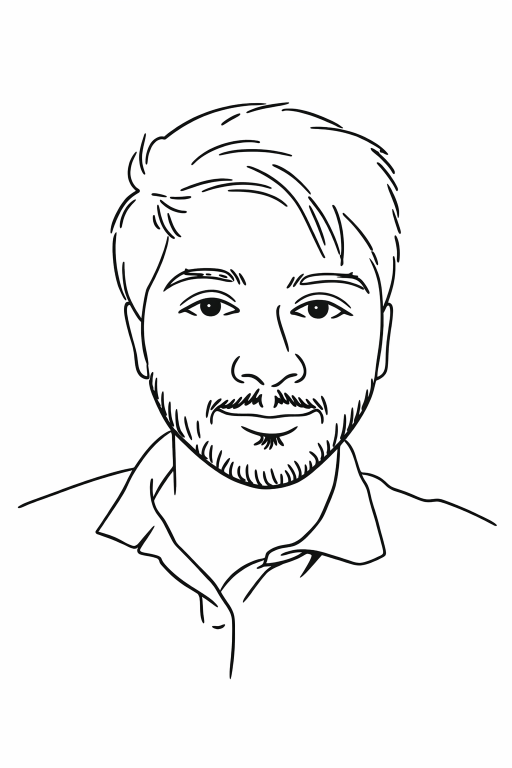
#> input picture Dobot Drawing/images/AI/Generated/Promt2_AI_portrait.png, 1024 x 1536 px (shown at 1/2 size)
$ python image_to_json_latest_v1.py
#> lines starting #> are read from the running program, lines starting #| are printed output that depends on the picture; after the words box and inside, x2 and y2 are one past the last pixel; in counts of white or black regions, pixels touching at a corner belong together
import cv2
import numpy as np
import json
import math
import os
from scipy.interpolate import splprep, splev


class ImageToSmoothPath:
    def __init__(
        self,
        image_path,
        output_width=100.0,
        output_height=100.0,
        # TUNING FOR V5
        stitch_threshold_mm=1.0,  # Strict stitching to prevent jumping across the face
        smoothing_factor=0.2,     # VERY LOW (0.2) to keep sharp details in eyes/mouth
        sample_density_mm=1.2,    # High resolution
        min_path_len_mm=2.0       # Keep small nose/eye details
    ):
        self.image_path = image_path
        self.output_width = output_width
        self.output_height = output_height
        self.stitch_threshold_mm = stitch_threshold_mm
        self.smoothing_factor = smoothing_factor
        self.sample_density_mm = sample_density_mm
        self.min_path_len_mm = min_path_len_mm

        self.img_height = 0
        self.img_width = 0

    # =========================================================
    # 1. HIGH-RES SKELETONIZATION
    # =========================================================

    def load_and_skeletonize(self):
        if not os.path.exists(self.image_path):
            raise FileNotFoundError(f"Image not found: {self.image_path}")

        img = cv2.imread(self.image_path, cv2.IMREAD_GRAYSCALE)
        if img is None:
            raise ValueError("Could not load image.")

        # CHANGE 1: Upscale 4x (Was 2x)
        # This makes the facial features "huge" so they don't merge when we thicken lines.
        scale_factor = 4
        img = cv2.resize(img, None, fx=scale_factor, fy=scale_factor, interpolation=cv2.INTER_CUBIC)

        _, binary = cv2.threshold(img, 127, 255, cv2.THRESH_BINARY_INV)

        # CHANGE 2: Conservative Dilation
        # We use a 3x3 kernel on a 4x image. This is effectively a "finer pen."
        kernel = cv2.getStructuringElement(cv2.MORPH_ELLIPSE, (3, 3))
        binary = cv2.dilate(binary, kernel, iterations=1)

        # Close gaps (Morphological Closing) - helps with dashed lines
        binary = cv2.morphologyEx(binary, cv2.MORPH_CLOSE, kernel)
        self.img_height, self.img_width = binary.shape

        # Standard Skeletonization
        skeleton = np.zeros(binary.shape, np.uint8)
        element = cv2.getStructuringElement(cv2.MORPH_CROSS, (3, 3))

        while True:
            open_img = cv2.morphologyEx(binary, cv2.MORPH_OPEN, element)
            temp = cv2.subtract(binary, open_img)
            eroded = cv2.erode(binary, element)
            skeleton = cv2.bitwise_or(skeleton, temp)
            binary = eroded.copy()
            if cv2.countNonZero(binary) == 0:
                break

        return skeleton

    # =========================================================
    # 2. TRACE (Standard)
    # =========================================================
    def trace_skeleton(self, skeleton):
        paths = []
        skel_pad = np.pad(skeleton, 1, mode='constant', constant_values=0)

        H, W = skel_pad.shape

        while True:
            # Find one remaining non-zero pixel without allocating all coordinates
            flat_idx = int(np.argmax(skel_pad))
            if skel_pad.flat[flat_idx] == 0:
                break  # no pixels left

            cy, cx = np.unravel_index(flat_idx, (H, W))

            path = []
            skel_pad[cy, cx] = 0
            path.append((cx - 1, cy - 1))

            while True:
                neighbors = []
                for dy in (-1, 0, 1):
                    for dx in (-1, 0, 1):
                        if dx == 0 and dy == 0:
                            continue
                        if skel_pad[cy + dy, cx + dx] > 0:
                            neighbors.append((cx + dx, cy + dy))

                if not neighbors:
                    break

                nx, ny = neighbors[0]
                skel_pad[ny, nx] = 0
                cx, cy = nx, ny
                path.append((cx - 1, cy - 1))

            if len(path) > 10:
                paths.append(path)

        return paths


    # =========================================================
    # 3. MAPPING (Standard)
    # =========================================================
    def pixels_to_mm(self, paths):
        mm_paths = []
        if self.img_width == 0: return []
        # Preserves aspect ratio while scaling image within image width and height and centers it
        scale = min(self.output_width / self.img_width, self.output_height / self.img_height)
        off_x = (self.output_width - (self.img_width * scale)) / 2
        off_y = (self.output_height - (self.img_height * scale)) / 2
        for path in paths:
            new_path = []
            for x, y in path:
                mx = (x * scale) + off_x
                my = (y * scale) + off_y
                new_path.append((mx, my))
            mm_paths.append(new_path)
        return mm_paths

    # =========================================================
    # 4. STITCHING (Standard)
    # =========================================================
    def stitch_paths(self, paths):
        if not paths: return []
        pool = [list(p) for p in paths]  # Modifiable copy
        stitched = []

        while pool:
            current_path = pool.pop(0)
            changed = True
            while changed:
                changed = False
                best_idx = -1
                best_dist = self.stitch_threshold_mm
                should_reverse = False
                tail = current_path[-1]

                for i, candidate in enumerate(pool):
                    head = candidate[0]
                    tail_cand = candidate[-1]
                    d1 = math.hypot(tail[0]-head[0], tail[1]-head[1])
                    if d1 < best_dist:
                        best_dist = d1
                        best_idx = i
                        should_reverse = False
                    d2 = math.hypot(tail[0]-tail_cand[0], tail[1]-tail_cand[1])
                    if d2 < best_dist:
                        best_dist = d2
                        best_idx = i
                        should_reverse = True

                if best_idx != -1:
                    next_segment = pool.pop(best_idx)
                    if should_reverse: next_segment.reverse()
                    current_path.extend(next_segment)
                    changed = True

            total_len = 0
            for k in range(len(current_path)-1):
                total_len += math.hypot(current_path[k][0]-current_path[k+1][0],
                                      current_path[k][1]-current_path[k+1][1])
            if total_len >= self.min_path_len_mm:
                stitched.append(current_path)
        return stitched

    # =========================================================
    # 5. SMOOTHING (Standard)
    # =========================================================
    def smooth_paths_spline(self, paths):
        smooth_paths = []
        for path in paths:
            if len(path) < 3:
                smooth_paths.append(path)
                continue
            points = np.array(path)
            x, y = points[:, 0], points[:, 1]
            valid_indices = [0]
            for i in range(1, len(points)):
                if np.linalg.norm(points[i] - points[valid_indices[-1]]) > 0.01:
                    valid_indices.append(i)
            if len(valid_indices) < 3:
                smooth_paths.append(path)
                continue
            x_clean, y_clean = x[valid_indices], y[valid_indices]
            try:
                tck, u = splprep([x_clean, y_clean], s=self.smoothing_factor)
                approx_len = np.sum(np.sqrt(np.diff(x_clean)**2 + np.diff(y_clean)**2))
                num_points = int(approx_len / self.sample_density_mm)
                if num_points < 2: num_points = 2
                u_new = np.linspace(0, 1, num_points)
                x_new, y_new = splev(u_new, tck)
                smooth_paths.append(list(zip(x_new, y_new)))
            except:
                smooth_paths.append(path)
        return smooth_paths

    # =========================================================
    # 6. JSON EXPORT
    # =========================================================
    def generate_dobot_json(self, paths):
        commands = []
        if not paths: return {"commands": []}
        ordered_paths = []
        remaining = paths[:]
        current_pos = (0, 0)
        while remaining:
            best_idx = 0
            best_dist = float('inf')
            for i, p in enumerate(remaining):
                start_point = p[0]
                d = math.hypot(start_point[0] - current_pos[0], start_point[1] - current_pos[1])
                if d < best_dist:
                    best_dist = d
                    best_idx = i
            next_path = remaining.pop(best_idx)
            ordered_paths.append(next_path)
            current_pos = next_path[-1]

        for path in ordered_paths:
            commands.append({"action": "MOVE", "x": round(path[0][0], 2), "y": round(path[0][1], 2), "pen_state": "UP"})
            commands.append({"action": "PEN_DOWN", "x": round(path[0][0], 2), "y": round(path[0][1], 2), "pen_state": "DOWN"})
            for x, y in path[1:]:
                commands.append({"action": "DRAW", "x": round(x, 2), "y": round(y, 2), "pen_state": "DOWN"})
        return {"commands": commands}

    # =========================================================
    # 7. RUNNER
    # =========================================================
    def run(self, output_dir_name="output_v5"):
        print(f"\n=== HIGH-RES PROCESSING V5: {self.image_path} ===")
        if not os.path.exists(output_dir_name): os.makedirs(output_dir_name)

        print("1. 4x Upscaling & Skeletonizing...")
        skel = self.load_and_skeletonize()
#> in load_and_skeletonize, `img = cv2.resize(img, None, fx=scale_factor, fy=scale_factor, interpol..`:
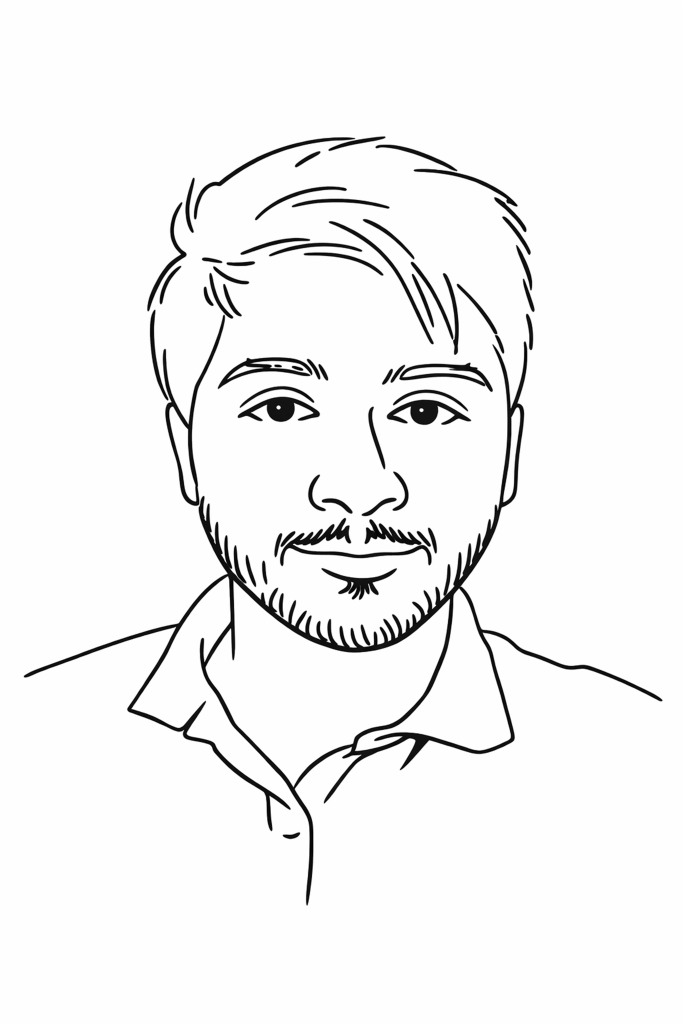
#> img: shape (6144, 4096) (shown at 1/6 size); min 0, max 255, mean 243.3
#> in load_and_skeletonize, `_, binary = cv2.threshold(img, 127, 255, cv2.THRESH_BINARY_INV)`:
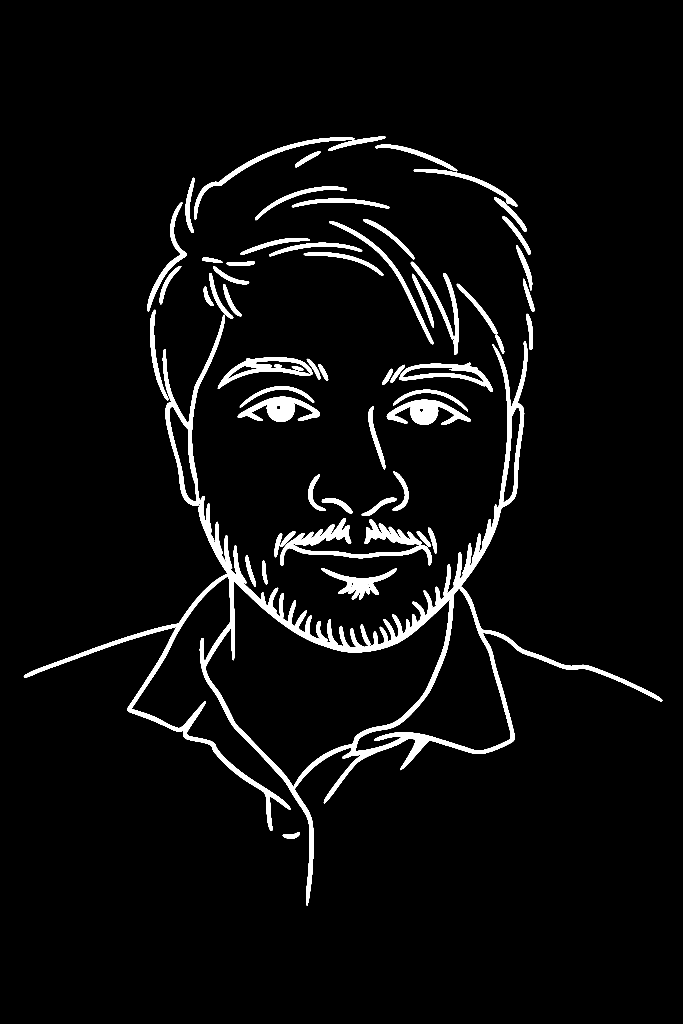
#> binary: shape (6144, 4096) (shown at 1/6 size); 4.4% white; 63 white regions, largest, box (x1, y1, x2, y2) and area: (143, 2049, 3975, 5433) 474806, (977, 1889, 1349, 3035) 50678, (1681, 3108, 2589, 3396) 44096
#> in load_and_skeletonize, `binary = cv2.dilate(binary, kernel, iterations=1)`:
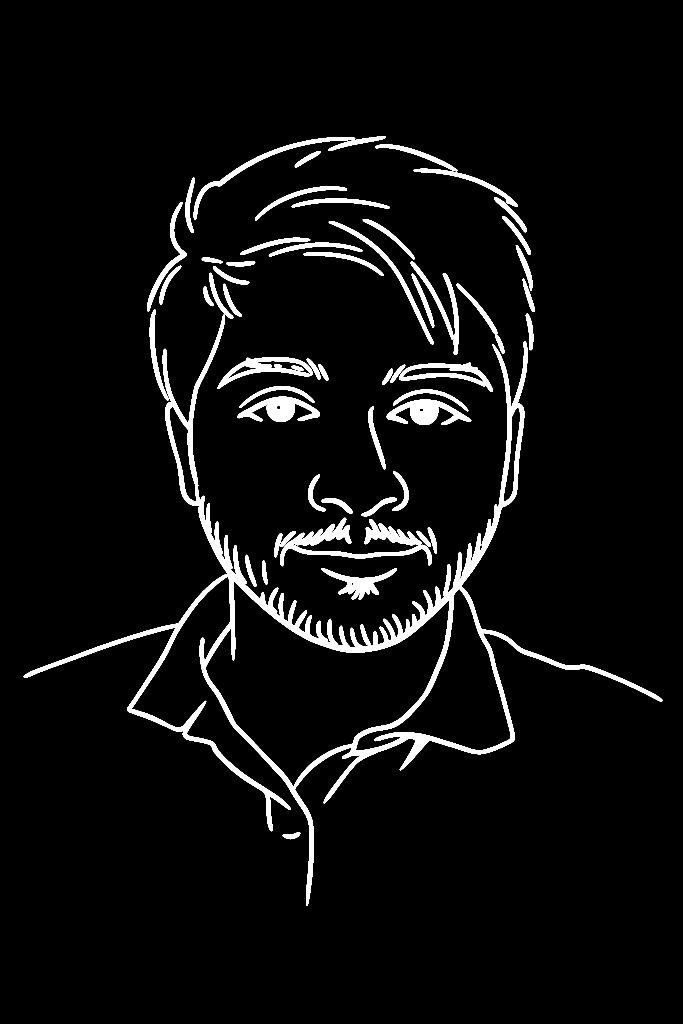
#> binary: shape (6144, 4096) (shown at 1/6 size); 4.7% white; 63 white regions, largest, box (x1, y1, x2, y2) and area: (142, 2048, 3976, 5434) 510391, (976, 1888, 1350, 3036) 55099, (1680, 3107, 2590, 3397) 47460
#> in load_and_skeletonize, `binary = cv2.morphologyEx(binary, cv2.MORPH_CLOSE, kernel)`: binary: shape (6144, 4096); 4.7% white; 63 white regions, largest, box (x1, y1, x2, y2) and area: (142, 2048, 3976, 5434) 510469, (976, 1888, 1350, 3036) 55100, (1680, 3107, 2590, 3397) 47470
#> the loop in load_and_skeletonize, `while True:` made 56 passes
#> pass 2, in load_and_skeletonize, `temp = cv2.subtract(binary, open_img)`:
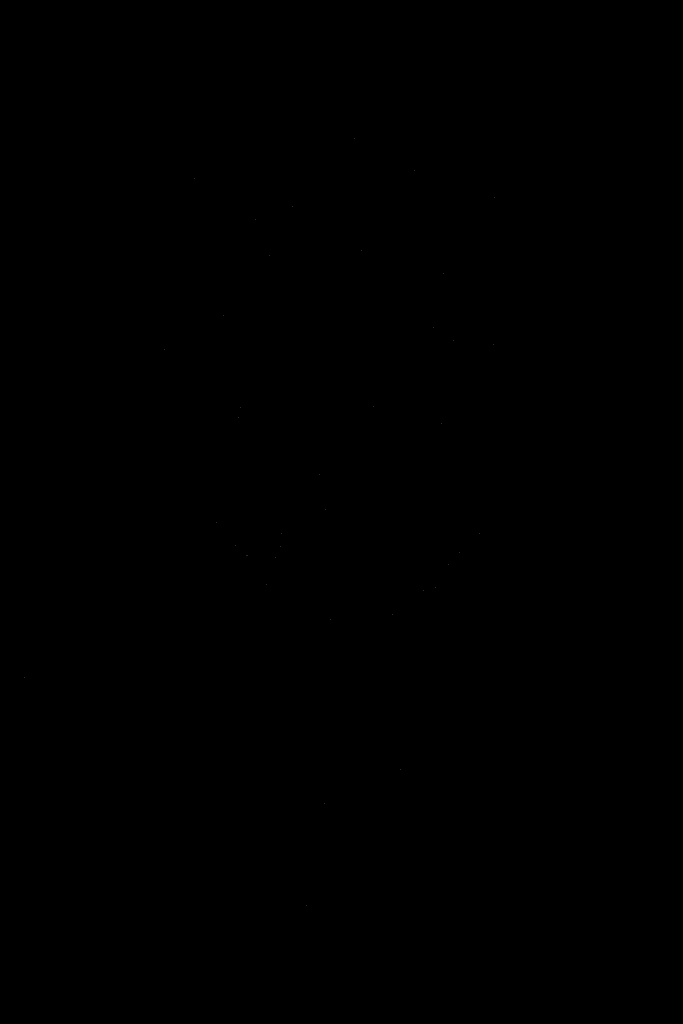
#> temp: shape (6144, 4096) (shown at 1/6 size); 0% white in thin lines or dots, all inside (x1, y1, x2, y2) = (144, 829, 2967, 5432)
#> after the loop in load_and_skeletonize, `while True:`:
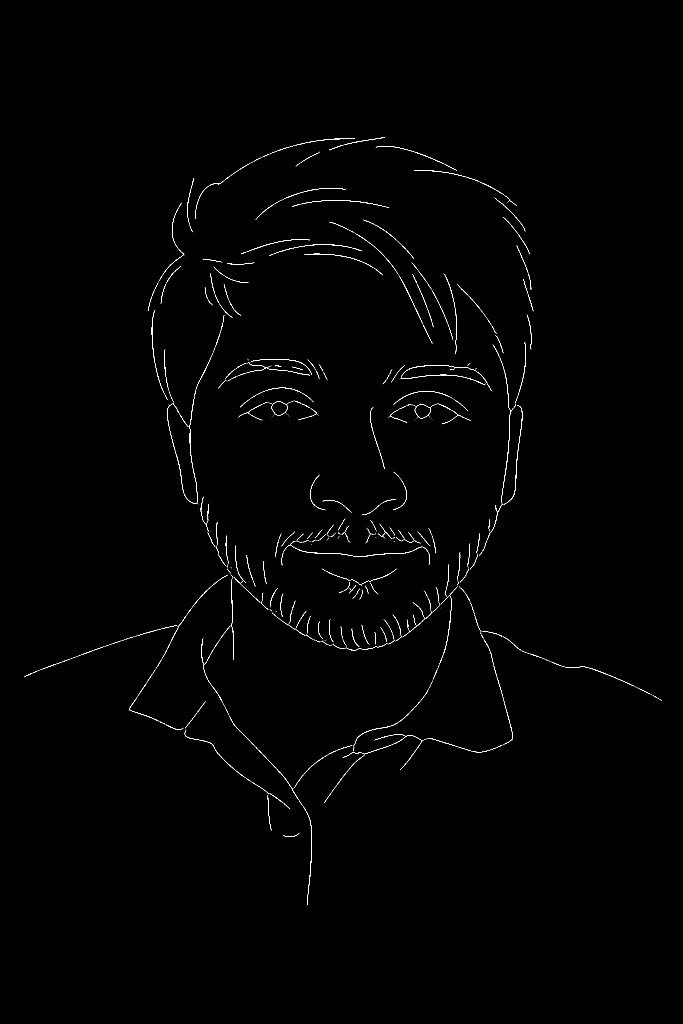
#> skeleton: shape (6144, 4096) (shown at 1/6 size); 0.23% white in thin lines or dots, all inside (x1, y1, x2, y2) = (144, 821, 3972, 5432)
        print("2. Tracing...")
        pixel_paths = self.trace_skeleton(skel)
#> in trace_skeleton, `skel_pad = np.pad(skeleton, 1, mode='constant', constant_values=0)`:
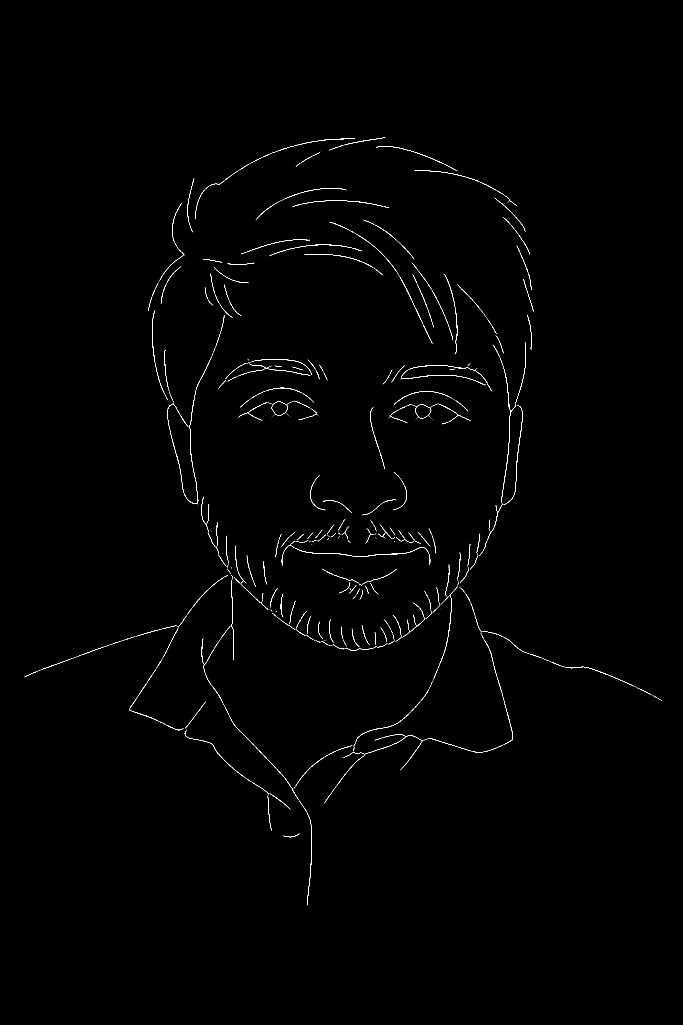
#> skel_pad: shape (6146, 4098) (shown at 1/6 size); 0.23% white in thin lines or dots, all inside (x1, y1, x2, y2) = (145, 822, 3973, 5433)
#> the loop in trace_skeleton, `while True:` made 4293 passes
#> flat_idx on passes 1 to 3: 3370867, 3374963, 3383158
#> after the loop in trace_skeleton, `while True:`: skel_pad: shape (6146, 4098); every value is 0
#> after the loop in trace_skeleton, `while True:`: paths = 1044 items
#> pixel_paths = 1044 items
        print("3. Converting...")
        mm_paths = self.pixels_to_mm(pixel_paths)
#> mm_paths = 1044 items
        print("4. Stitching...")
        stitched = self.stitch_paths(mm_paths)
#> the loop in stitch_paths, `while pool:` made 117 passes
#> after the loop in stitch_paths, `while pool:`: stitched = 85 items
#> stitched = 85 items
        print(f"   Paths count: {len(stitched)}")
#|    Paths count: 85
        print("5. Smoothing...")
        smooth = self.smooth_paths_spline(stitched)
#> the loop in smooth_paths_spline, `for path in paths:` made 85 passes
#> approx_len on passes 1, 3, 4, 6, 7, 10, 11, 13, 16, 17, 18, 20: 6.27, 5.44, 20.36, 15.48, 6.59, 55.79, 8.5, 68.4, 30.75, 21.38, 15.64, 9.34
#> (approx_len, u_new, x_new, y_new) on passes 2, 5, 9, 12: (2.51, [0, 0.25, 0.5, 0.75, 1], [50.42, 50.07, 50.28, 50.83, 51.3], [13.52, 13.54, 13.55, 13.53, 13.52]), (2.85, [0, 0.25, 0.5, 0.75, 1], [47.77, 47.17, 46.63, 46.11, 45.53], [14.92, 15.21, 15.49, 15.82, 16.24]), (3.02, [0, 0.2, 0.4, 0.6, 0.8, 1], [48.55, 49.17, 49.36, 49.69, 49.99, 50.37], [18.36, 18.36, 18.38, 18.39, 18.43, 18.49]), (4.3, [0, 0.143, 0.286, 0.429, 0.571, 0.714, 0.857, 1], [48.52, 48.47, 47.91, 47.31, 46.78, 46.25, 45.72, 45.21], [19.6, 19.6, 19.64, 19.69, 19.77, 19.88, 20, 20.16])

        data = self.generate_dobot_json(smooth)
#> the loop in generate_dobot_json, `while remaining:` made 85 passes
#> the loop in generate_dobot_json, `for path in ordered_paths:` made 85 passes

        json_path = os.path.join(output_dir_name, "robot_commands.json")
        with open(json_path, 'w') as f: json.dump(data, f, indent=2)

        svg_path = os.path.join(output_dir_name, "preview.svg")
        with open(svg_path, "w") as f:
            f.write(f'<svg width="{self.output_width}mm" height="{self.output_height}mm" viewBox="0 0 {self.output_width} {self.output_height}" xmlns="http://www.w3.org/2000/svg">')
            for path in smooth:
                pts = " ".join([f"{x:.2f},{y:.2f}" for x,y in path])
                f.write(f'<polyline points="{pts}" fill="none" stroke="black" stroke-width="0.5"/>')
#> this loop made 85 passes
            f.write('</svg>')

        print(f"✓ DONE! Output saved to {output_dir_name}/")

if __name__ == "__main__":
    converter = ImageToSmoothPath(
        image_path="images/AI/Generated/Promt2_AI_portrait.png",
        output_width=100.0,
        output_height=100.0,

        # TUNING FOR V5
        stitch_threshold_mm=1.0,  # Strict stitching
        smoothing_factor=0.2,     # LOW: Keep sharp details
        sample_density_mm=0.5,    # High res
        min_path_len_mm=2.0       # Keep small details
    )
    converter.run("output_latest_smooth")
